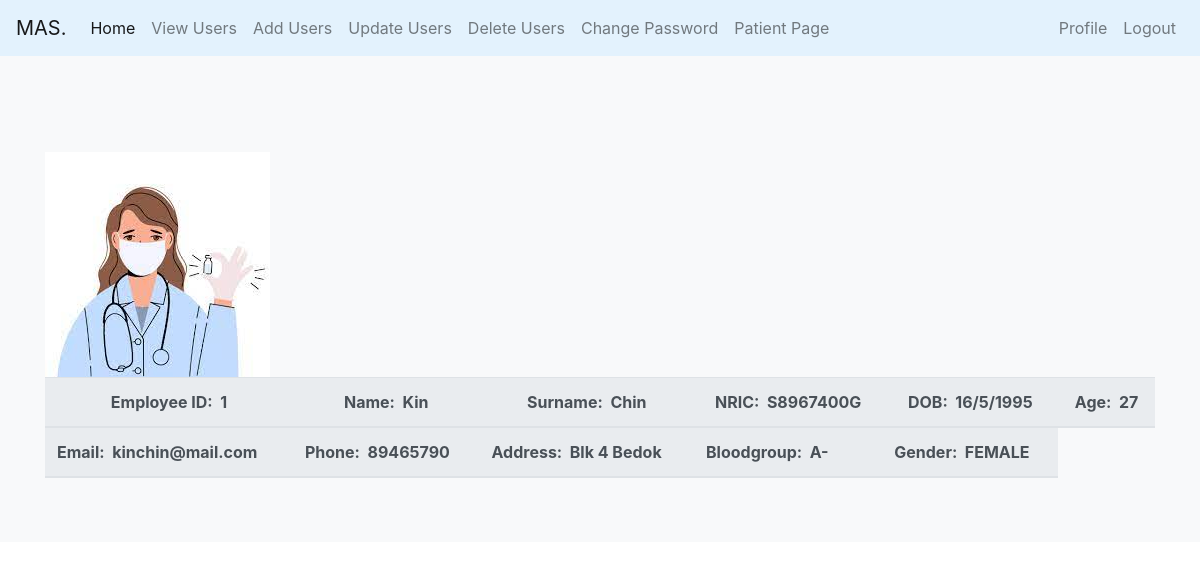
The page /Admin/nurseProfile.php?ID=1 (signed in) on the database its author committed.
### tables this page shows
CREATE TABLE IF NOT EXISTS `nurse` (
  `id` int(100) NOT NULL AUTO_INCREMENT,
  `name` varchar(100) NOT NULL,
  `surname` varchar(30) NOT NULL,
  `nric` varchar(9) NOT NULL,
  `dob` varchar(30) NOT NULL,
  `age` varchar(3) NOT NULL,
  `email` varchar(30) NOT NULL,
  `phone` varchar(8) NOT NULL,
  `address` varchar(50) NOT NULL,
  `bloodgroup` varchar(10) NOT NULL,
  `gender` enum('MALE','FEMALE') NOT NULL,
  `username` varchar(30) NOT NULL,
  `acctype` enum('NURSE') NOT NULL,
  `password` varchar(100) NOT NULL,
  `image` varchar(100) NOT NULL,
  PRIMARY KEY (`id`)
);

### Admin/nurseProfile.php (the view, shortened to what this page needs)
<?php
$conn = mysqli_connect("127.0.0.1", "root", "", "masdatabase");
$NurseID = $_GET["ID"];
?>
<!DOCTYPE html>
<html lang="en">
<head>
	<link rel="stylesheet" href="CSS/addUser.css">
	<link href="//maxcdn.bootstrapcdn.com/bootstrap/4.0.0/css/bootstrap.min.css" rel="stylesheet" id="bootstrap-css">
</head>
<body>
<?php include '../header.php'; ?>
<div class="album py-5 bg-light">
	<div class="container">
		<div class="row">
			<br><br>
		</div>
			<tr>
				<table class="table">
					<thead class="thead-light">
						<tr class='text-center'>
						  <?php
							 $select = mysqli_query($conn, "SELECT * FROM `nurse` WHERE id = '$NurseID'") or die('query failed');
							 if(mysqli_num_rows($select) > 0){
								$fetch = mysqli_fetch_assoc($select);
							 }
							 if($fetch['image'] == ''){
								echo '<img src="images/default-avatar.png">';
							 }else{
								echo '<img src="uploaded_img/'.$fetch['image'].'">';
							 }
						  ?>
						  <th <h3>Employee ID: &nbsp;<?php echo $fetch['id']; ?></h3></th>
						  <th <h3>Name: &nbsp;<?php echo $fetch['name']; ?></h3></th>
						  <th <h3>Surname: &nbsp;<?php echo $fetch['surname']; ?></h3></th>
						  <th <h3>NRIC: &nbsp;<?php echo $fetch['nric']; ?></h3></th>
						  <th <h3>DOB: &nbsp;<?php echo $fetch['dob']; ?></h3></th>
						  <th <h3>Age: &nbsp;<?php echo $fetch['age']; ?></h3></th>
						  <tr>
						  <th <h3>Email: &nbsp;<?php echo $fetch['email']; ?></h3></th>
						  <th <h3>Phone: &nbsp;<?php echo $fetch['phone']; ?></h3></th>
						  <th <h3>Address: &nbsp;<?php echo $fetch['address']; ?></h3></th>
						  <th <h3>Bloodgroup: &nbsp;<?php echo $fetch['bloodgroup']; ?></h3></th>
						  <th <h3>Gender: &nbsp;<?php echo $fetch['gender']; ?></h3></th>
						  </tr>
						  </tr>
					</thead>
				</table>
			</tr>
		</div>
	</div>
</body>
</html>

### Admin/CSS/addUser.css (style rules this page uses)
html { background-color: white; }
body { font-family: "Poppins", sans-serif; height: 100vh; }

### rows shown on the page
nurse: image (picture), id "1", name "Kin", surname "Chin", nric "S8967400G", dob "16/5/1995", age "27", email "kinchin@mail.com", phone "89465790", address "Blk 4 Bedok", bloodgroup "A-", gender "FEMALE"
